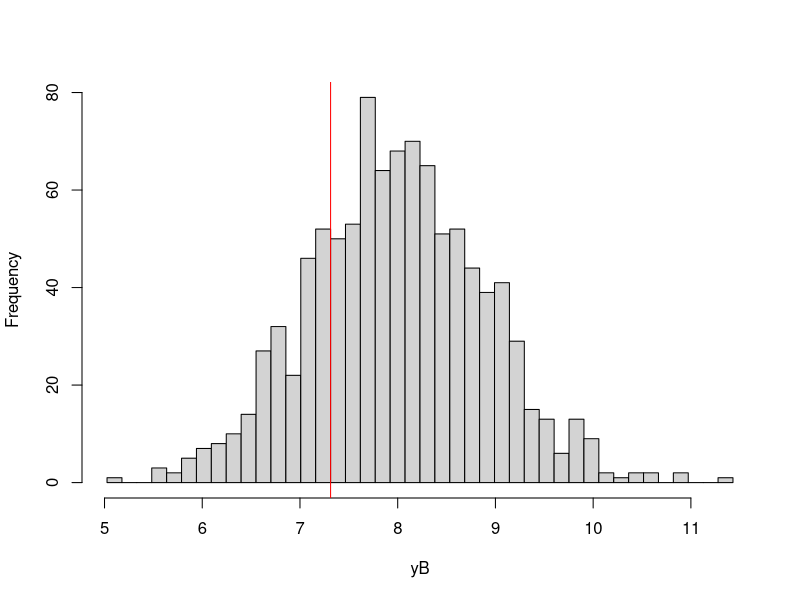

Write R code to recreate this figure.
## ---- chunk 1
library(xtable)
## ---- chunk 2
param <- c(8,.5,.28,1500)
names(param) <- c("barmu","sigma2mu","sigma2U","barY")
param
## ---- chunk 3
# for reproducibility, I choose a seed that will give me the same random sample each time I run the program
set.seed(1234)
N <-1000
mu <- rnorm(N,param["barmu"],sqrt(param["sigma2mu"]))
UB <- rnorm(N,0,sqrt(param["sigma2U"]))
yB <- mu + UB 
YB <- exp(yB)
Ds <- ifelse(YB<=param["barY"],1,0) 
## ---- chunk 4
# building histogram of yB with cutoff point at ybar
# Number of steps
Nsteps.1 <- 15
#step width
step.1 <- (log(param["barY"])-min(yB[Ds==1]))/Nsteps.1
Nsteps.0 <- (-log(param["barY"])+max(yB[Ds==0]))/step.1
breaks <- cumsum(c(min(yB[Ds==1]),c(rep(step.1,Nsteps.1+Nsteps.0+1))))
hist(yB,breaks=breaks,main="")
abline(v=log(param["barY"]),col="red")
## ---- chunk 5
table.D.sharp <- table(Ds)
xtable(table.D.sharp,caption='Treatment allocation with sharp cutoff rule',label='tab:table.D.sharp')
